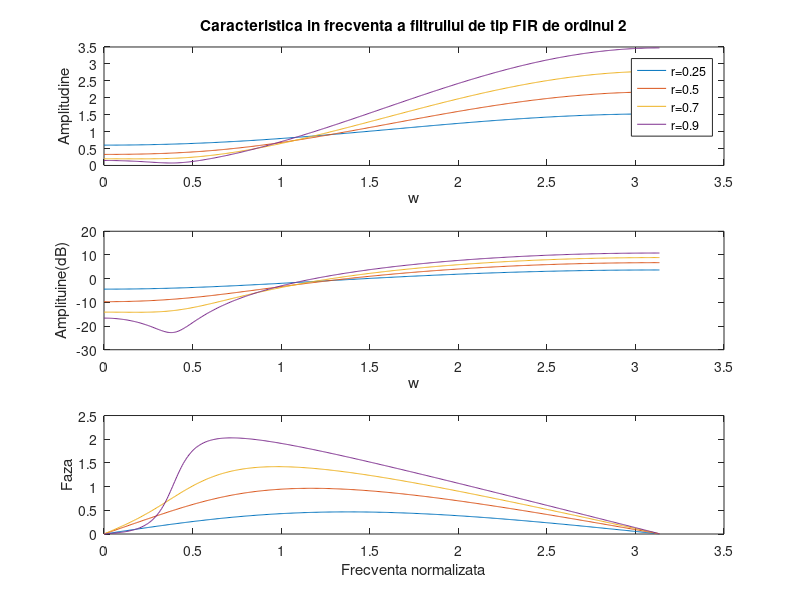
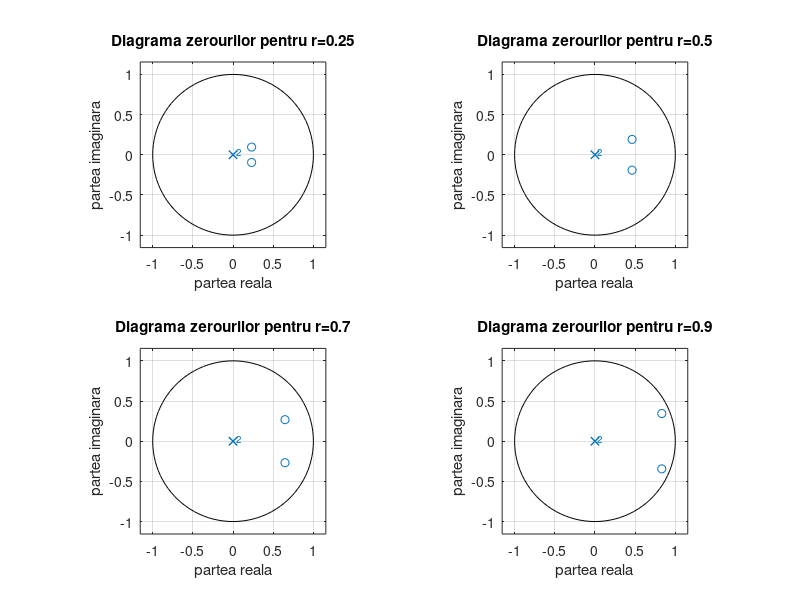

These charts were generated, in order, by the following MATLAB code:
clear all
close all
clc

% Fiind filtru de orinul 2, in teta si (pi-teta), am obtinut 2 atenuari 

% teta = pi/3;
teta=pi/8;                      %teta ales de mine
w=-pi:0.1:pi;
r1=0.25;
b1=[1 -2*r1*cos(teta), r1^2];
[H,w]=freqz(b1,1);

%%%Graficele pentru valoare r1_____________________________________________
subplot(3,1,1);
plot(w,abs(H));
ylabel('Amplitudine');
xlabel('w');
title('Caracteristica in frecventa a filtrullui de tip FIR de ordinul 2');
hold on;

subplot(3,1,2);
plot(w,20*log10(abs(H)));
ylabel('Amplituine(dB)');
xlabel('w');
hold on;

subplot(3,1,3);
plot(w,angle(H));
ylabel('Faza');
xlabel('Frecventa normalizata');
hold on;


r2=0.5;
b2=[1 -2*r2*cos(teta), r2^2];
[H,w]=freqz(b2,1);

%%%Graficele pentru valoare r2_____________________________________________
subplot(3,1,1);
plot(w,abs(H));
hold on;

subplot(3,1,2);
plot(w,20*log10(abs(H)));
hold on;

subplot(3,1,3);
plot(w,angle(H));
hold on;


r3=0.7;
b3=[1 -2*r3*cos(teta), r3^2];
[H,w]=freqz(b3,1);

%%%Graficele pentru valoare r3_____________________________________________
subplot(3,1,1);
plot(w,abs(H));
hold on;

subplot(3,1,2);
plot(w,20*log10(abs(H)));
hold on;

subplot(3,1,3);
plot(w,angle(H));
hold on;


r4=0.9;
b4=[1 -2*r4*cos(teta), r4^2];
[H,w]=freqz(b4,1);

%%%Graficele pentru valoare r4_____________________________________________
subplot(3,1,1);
plot(w,abs(H));
hold on;
legend('r=0.25', 'r=0.5', 'r=0.7', 'r=0.9');

subplot(3,1,2);
plot(w,20*log10(abs(H)));
hold on;

subplot(3,1,3);
plot(w,angle(H));


figure;
%%%Diagrama zerourilor pentru r1=0.25______________________________________
subplot(2,2,1);
zplane(b1,1);
ylabel('partea imaginara');
xlabel('partea reala');
title('Diagrama zerourilor pentru r=0.25');

%%%Diagrama zerourilor pentru r2=0.5_______________________________________
subplot(2,2,2);
zplane(b2,1);
ylabel('partea imaginara');
xlabel('partea reala');
title('Diagrama zerourilor pentru r=0.5');

%%%Diagrama zerourilor pentru r3=0.7_______________________________________
subplot(2,2,3);
zplane(b3,1);
ylabel('partea imaginara');
xlabel('partea reala');
title('Diagrama zerourilor pentru r=0.7');

%%%Diagrama zerourilor pentru r4=0.9_______________________________________
subplot(2,2,4);
zplane(b4,1);
ylabel('partea imaginara');
xlabel('partea reala');
title('Diagrama zerourilor pentru r=0.9');